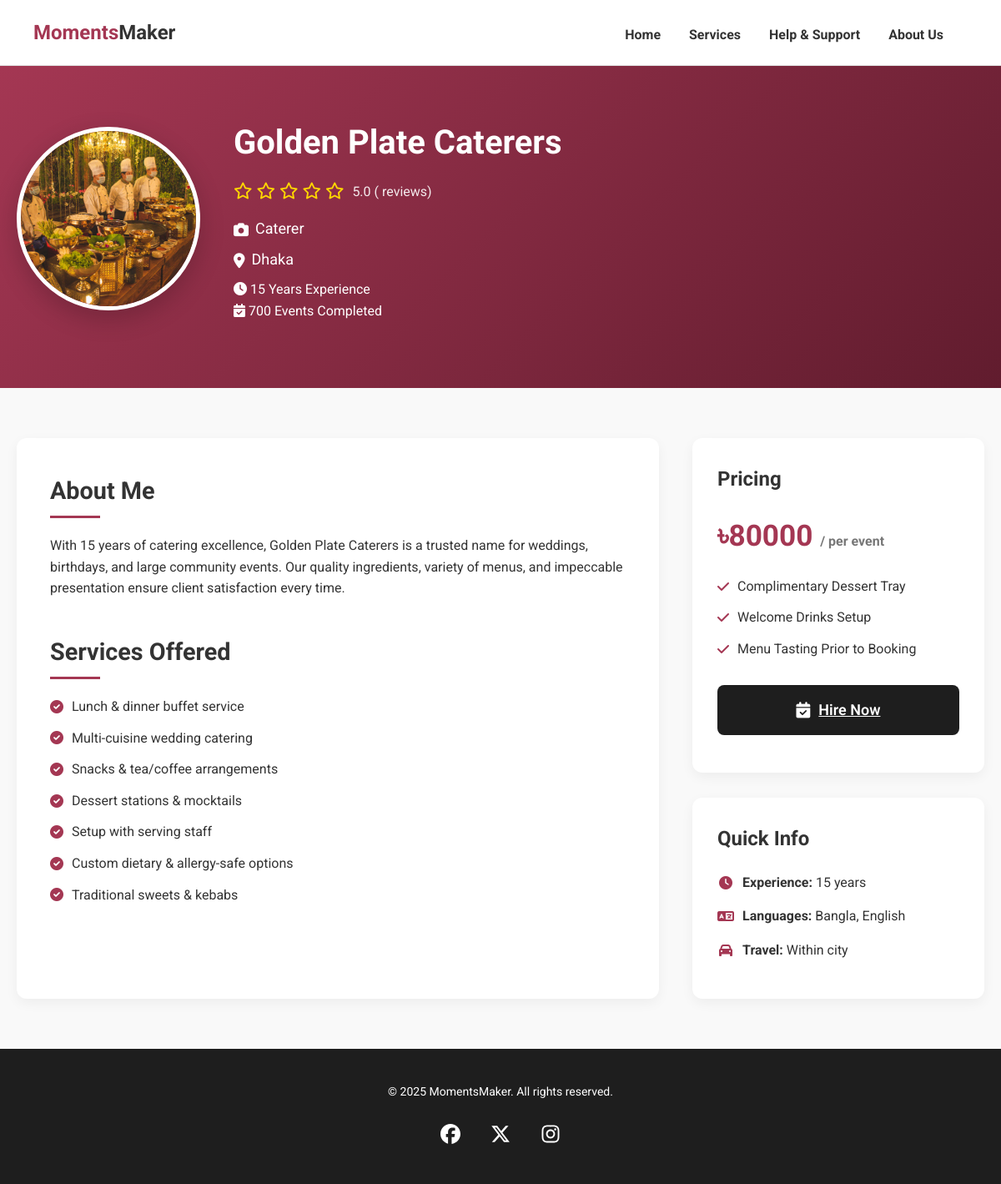
The app's page /services/provider/16/ (signed in) with its own data.
### services/models.py (models this page shows, shortened)
class ServiceProvider(models.Model):
    SERVICE_TYPES = (
        ('photographer', 'Photographer'),
        ('decorator', 'Decorator'),
        ('caterer', 'Caterer'),
    )
    LOCATIONS = (
        ('dhaka', 'Dhaka'),
        ('chattogram', 'Chattogram'),
        ('khulna', 'Khulna'),
        ('rajshahi', 'Rajshahi'),
        ('barishal', 'Barishal'),
        ('sylhet', 'Sylhet'),
        ('mymensingh', 'Mymensingh'),
        ('rangpur', 'Rangpur'),
    )
    EVENT_TYPES = (
        ('wedding', 'Wedding'),
        ('birthday', 'Birthday'),
        ('corporate', 'Corporate Event'),
        ('anniversary', 'Anniversary'),
        ('party', 'Party'),
    )
    user = models.ForeignKey(User, on_delete=models.CASCADE)
    name = models.CharField(max_length=200)
    image = models.ImageField(upload_to='service_providers/')
    short_desc = models.TextField()
    service_type = models.CharField(max_length=20, choices=SERVICE_TYPES)
    location = models.CharField(max_length=20, choices=LOCATIONS)
    event_types = models.CharField(max_length=20, choices=EVENT_TYPES, default='wedding')
    available_dates = models.JSONField(default=list)
    experience = models.PositiveIntegerField()
    events_completed = models.PositiveIntegerField(default=0)  # NEW
    rating = models.DecimalField(max_digits=3, decimal_places=1)
    price = models.IntegerField()
    price_unit = models.CharField(max_length=50, default='per event')  # NEW
    is_verified = models.BooleanField(default=False)  # NEW
    languages = models.CharField(max_length=200, default='Bangla, English')  # NEW
    travel_info = models.CharField(max_length=200, default='Within city')  # NEW
    services_offered = models.ManyToManyField(Service, blank=True, related_name='providers')  # NEW
    package_features = models.ManyToManyField(PackageFeature, blank=True, related_name='providers')  # NEW
    created_at = models.DateTimeField(auto_now_add=True)

class Service(models.Model):
    name = models.CharField(max_length=100)

class PackageFeature(models.Model):
    name = models.CharField(max_length=100)

### services/views.py (the view)
# urls.py: path('services/provider/<int:pk>/', s_views.provider_detail, name='provider_detail'),
@login_required
def provider_detail(request, pk):
    provider = get_object_or_404(ServiceProvider, pk=pk)
    return render(request, 'services/provider-details.html', {'provider': provider})

### template/services/provider-details.html (shortened to what this page needs)
<!DOCTYPE html>
{% load static %}
<html lang="en">
<head>
  <link rel="stylesheet" href="{% static 'css/styles.css' %}"/>
  <link rel="stylesheet" href="{% static 'css/details.css' %}">
  <link rel="stylesheet" href="https://cdnjs.cloudflare.com/ajax/libs/font-awesome/6.0.0/css/all.min.css">
</head>
<body>
  <header>
    <div class="logo"><span>Moments</span>Maker</div>
    <nav>
      <a href="{% url 'home' %}">Home</a>
      <a href="{% url 'services' %}">Services</a>
      <a href="{% url 'help' %}">Help & Support</a>
      <a href="{% url 'about' %}">About Us</a>
      <div class="profile-dropdown">
      </div>
    </nav>
  </header>
  <main>
    <section class="provider-hero">
      <div class="container">
        <div class="provider-header">
          <div class="provider-image">
            <img src="{{ provider.image.url }}" alt="{{ provider.name }}">
          </div>
          <div class="provider-meta">
            <h1>{{ provider.name }}</h1>
            <div class="rating">
              <div class="stars">
                {% for i in "12345" %}
                  {% if forloop.counter <= provider.rating|floatformat:0 %}
                    <i class="fas fa-star"></i>
                  {% elif forloop.counter == provider.rating|floatformat:0|add:"1" and provider.rating|floatformat:1|stringformat:"s"|slice:"-1" == "5" %}
                    <i class="fas fa-star-half-alt"></i>
                  {% else %}
                    <i class="far fa-star"></i>
                  {% endif %}
                {% endfor %}
              </div>
              <span class="rating-text">{{ provider.rating }} ({{ provider.review_count }} reviews)</span>
            </div>
            <div class="specialization">
              <i class="fas fa-camera"></i>
              <span>{{ provider.get_service_type_display }}</span>
            </div>
            <div class="location">
              <i class="fas fa-map-marker-alt"></i>
              <span>{{ provider.get_location_display }}</span>
            </div>
            <div class="meta-grid">
              <div class="meta-item">
                <i class="fas fa-clock"></i>
                <span>{{ provider.experience }} Years Experience</span>
              </div>
              <div class="meta-item">
                <i class="fas fa-calendar-check"></i>
                <span>{{ provider.events_completed }} Events Completed</span>
              </div>
            </div>
          </div>
        </div>
      </div>
    </section>
    <section class="provider-details">
      <div class="container">
        <div class="details-grid">
          <div class="main-content">
            <div class="about-section">
              <h2>About Me</h2>
              <p>{{ provider.short_desc }}</p>
            </div>
            <div class="services-section">
              <h2>Services Offered</h2>
              <ul class="services-list">
                {% for service in provider.services_offered.all %}
                  <li><i class="fas fa-check-circle"></i><span>{{ service.name }}</span></li>
                {% empty %}
                  <li>No services listed yet.</li>
                {% endfor %}
              </ul>
            </div>
          </div>
          <div class="sidebar">
            <div class="pricing-card">
              <h3>Pricing</h3>
              <div class="price">৳{{ provider.price }} <span>/ {{ provider.price_unit }}</span></div>
              <ul class="package-features">
                {% for feature in provider.package_features.all %}
                  <li><i class="fas fa-check"></i>{{ feature.name }}</li>
                {% empty %}
                  <li>No package details available.</li>
                {% endfor %}
              </ul>
              <a href="{% url 'add_to_cart' provider.id %}" class="btn dark hire-btn">
                <i class="fas fa-calendar-check"></i> Hire Now
              </a>
            </div>
            <div class="quick-info">
              <h3>Quick Info</h3>
              <div class="info-item">
                <i class="fas fa-clock"></i><span><strong>Experience:</strong> {{ provider.experience }} years</span>
              </div>
              <div class="info-item">
                <i class="fas fa-language"></i><span><strong>Languages:</strong> {{ provider.languages }}</span>
              </div>
              <div class="info-item">
                <i class="fas fa-car"></i><span><strong>Travel:</strong> {{ provider.travel_info }}</span>
              </div>
            </div>
          </div>
        </div>
      </div>
    </section>
   <footer class="footer">
      <p>&copy; 2025 MomentsMaker. All rights reserved.</p>
      <div class="social-icons">
        <a href="https://www.facebook.com/abdullah.al.jubayer.335106"><img src="{% static 'images/facebook.svg' %}" alt="Facebook" /></a>
        <a href="https://x.com/AbdullahAl77285"><img src="{% static 'images/twitter.svg' %}" alt="Twitter" /></a>
        <a href="https://www.instagram.com/_jubayer0_0/"><img src="{% static 'images/instagram.svg' %}" alt="Instagram" /></a>
      </div>
    </footer>
    </main>
</body>
</html>

### static/css/styles.css (style rules this page uses)
* { box-sizing: border-box; margin: 0; padding: 0; }
body { font-family: 'Roboto', sans-serif; background-color: #fff; color: #333; }
header { display: flex; justify-content: space-between; align-items: center; padding: 20px 40px; border-bottom: 1px solid #ddd; background-color: white; z-index: 1000; }
.logo { font-size: 24px; font-weight: bold; }
.logo span { color: #a43753; }
.profile-dropdown { position: relative; display: inline-block; }
nav a { position: relative; margin: 0 15px; text-decoration: none; color: #333; font-weight: bold; }
nav a:after { content: ''; position: absolute; bottom: 0; left: 0; width: 0; height: 2px; background-color: #a43753; transition: width 0.3s ease; }
body { font-family: 'Roboto', sans-serif; background-color: #fff; color: #333; line-height: 1.6; }
html, body { height: 100%; margin: 0; padding: 0; display: flex; flex-direction: column; }
main { flex: 1; }
.btn { padding: 16px 32px; border-radius: 8px; font-weight: 600; font-size: 18px; cursor: pointer; transition: all 0.3s ease; }
.btn i { font-size: 1.2rem; }
.btn.dark { background-color: #1e1e1e; color: white; border: none; }
.footer .social-icons img { width: 24px; height: 24px; filter: brightness(0) invert(1); }
.footer { background-color: #1e1e1e; color: white; padding: 40px 20px; text-align: center; margin-top: auto; }
.footer p { margin-bottom: 20px; font-size: 14px; }
.social-icons { display: flex; justify-content: center; gap: 20px; }
.social-icons a { color: white; font-size: 20px; width: 40px; height: 40px; border-radius: 50%; display: flex; align-items: center; justify-content: center; transition: all 0.3s ease; }

### static/css/details.css (style rules this page uses)
.provider-hero { background: linear-gradient(135deg, #a43753 0%, #611c2e 100%); padding: 60px 0 40px; color: white; }
.container { max-width: 1200px; margin: 0 auto; padding: 0 20px; }
.provider-header { display: flex; align-items: center; gap: 40px; margin-bottom: 40px; }
.provider-image { position: relative; width: 220px; height: 220px; border-radius: 50%; border: 5px solid white; box-shadow: 0 10px 30px rgba(0,0,0,0.2); overflow: hidden; }
.provider-image img { width: 100%; height: 100%; object-fit: cover; }
.provider-meta h1 { font-size: 2.5rem; margin-bottom: 10px; }
.rating { display: flex; align-items: center; gap: 10px; margin-bottom: 15px; }
.stars { color: #FFD700; font-size: 20px; }
.rating-text { font-size: 16px; opacity: 0.9; }
.specialization, .location { display: flex; align-items: center; gap: 8px; margin-bottom: 8px; font-size: 18px; }
.provider-details { padding: 60px 0; background: #f9f9f9; }
.details-grid { display: grid; grid-template-columns: 1fr 350px; gap: 40px; }
.main-content { background: white; padding: 40px; border-radius: 12px; box-shadow: 0 5px 15px rgba(0,0,0,0.05); }
.about-section, .services-section, .portfolio-section, .reviews-section { margin-bottom: 40px; }
h2 { font-size: 1.8rem; color: #333; margin-bottom: 20px; position: relative; padding-bottom: 10px; }
h2:after { content: ''; position: absolute; bottom: 0; left: 0; width: 60px; height: 3px; background: #a43753; }
.services-list { list-style: none; }
.services-list li { margin-bottom: 12px; display: flex; align-items: center; gap: 10px; font-size: 16px; }
.services-list i { color: #a43753; }
.sidebar { display: flex; flex-direction: column; gap: 30px; }
.pricing-card, .quick-info { background: white; padding: 30px; border-radius: 12px; box-shadow: 0 5px 15px rgba(0,0,0,0.05); }
.pricing-card h3, .quick-info h3 { font-size: 1.5rem; margin-bottom: 20px; color: #333; }
.price { font-size: 2.2rem; font-weight: 700; color: #a43753; margin-bottom: 20px; }
.price span { font-size: 1rem; color: #777; }
.package-features { list-style: none; margin-bottom: 30px; }
.package-features li { margin-bottom: 12px; display: flex; align-items: center; gap: 10px; }
.package-features i { color: #a43753; }
.hire-btn, .contact-btn { width: 100%; margin-bottom: 15px; display: flex; align-items: center; justify-content: center; gap: 10px; }
.quick-info .info-item { display: flex; align-items: center; gap: 10px; margin-bottom: 15px; font-size: 16px; }
.quick-info i { width: 20px; color: #a43753; text-align: center; }

### records on screen
ServiceProvider: image (picture), name "Golden Plate Caterers", rating "5.0", service_type "Caterer", location "Dhaka", experience "15", events_completed "700", short_desc "With 15 years of catering excellence, Golden Plate Caterers is a trusted name for weddings, birthdays, and large community events. Our quality ingredients, variety of menus, and impeccable presentation ensure client satisfaction every time.", price "80000", price_unit "per event", languages "Bangla, English", travel_info "Within city"
Service: name "Lunch & dinner buffet service"
Service: name "Multi-cuisine wedding catering"
Service: name "Snacks & tea/coffee arrangements"
Service: name "Dessert stations & mocktails"
Service: name "Setup with serving staff"
Service: name "Custom dietary & allergy-safe options"
Service: name "Traditional sweets & kebabs"
PackageFeature: name "Complimentary Dessert Tray"
PackageFeature: name "Welcome Drinks Setup"
PackageFeature: name "Menu Tasting Prior to Booking"
